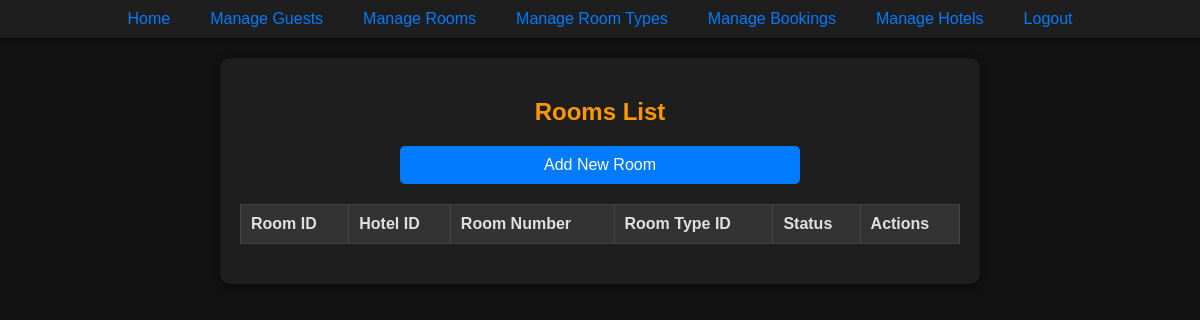
Page /php/viewRooms.php (signed in) on the earlier database version.
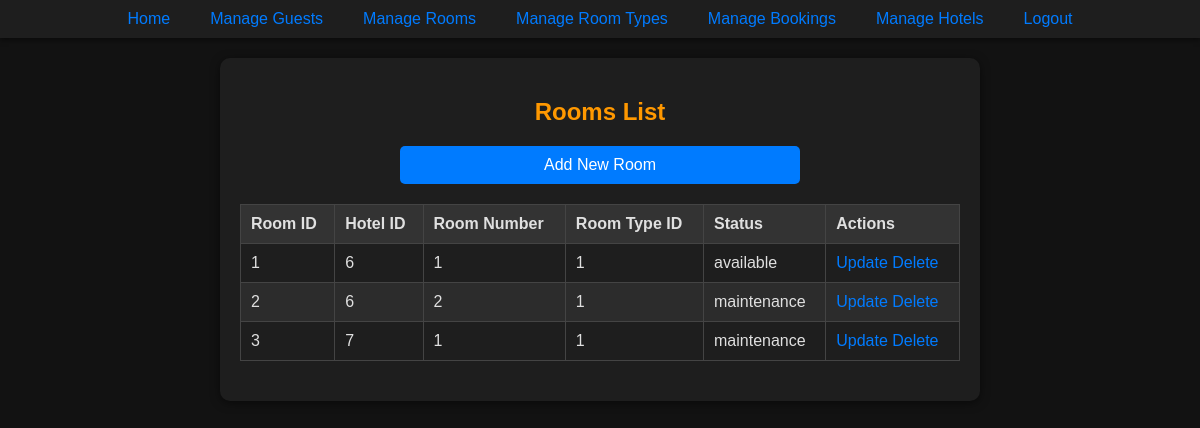
Same page on the later database version.
### tables this page shows
CREATE TABLE Room (
    roomID INTEGER PRIMARY KEY,
    hotelID INTEGER NOT NULL,
    roomNumber INTEGER NOT NULL,
    roomTypeID INTEGER NOT NULL,
    status VARCHAR(20) NOT NULL CHECK (status IN ('maintenance', 'booked', 'available')),
    pricePerNight DECIMAL(10, 2) NOT NULL,
    FOREIGN KEY (hotelID) REFERENCES Hotel(hotelID) ON DELETE CASCADE,
    FOREIGN KEY (roomTypeID) REFERENCES RoomType(roomTypeID) ON DELETE SET NULL,
    UNIQUE (hotelID, roomNumber)
);

### php/viewRooms.php (the view, shortened to what this page needs)
<?php
include '../components/NavBar.php';
try {
    $pdo = new PDO('sqlite:' . DB_PATH);
    $pdo->setAttribute(PDO::ATTR_ERRMODE, PDO::ERRMODE_EXCEPTION);
    $stmt = $pdo->query('SELECT * FROM Room');
    $rooms = $stmt->fetchAll(PDO::FETCH_ASSOC);
} catch (PDOException $e) {
    echo 'Database error: ' . $e->getMessage();
    exit;
}
?>
<!DOCTYPE html>
<html lang="en">
<head>
    <link rel="stylesheet" href="../css/styles.css">
</head>
<body>
    <div class="form-container">
        <h2 class="center-text">Rooms List</h2>
        <div class="center-text" style="margin-bottom: 20px;">
            <a href="createRoomPage.php" class="form-button half-width-button">Add New Room</a>
        </div>
        <table>
            <thead>
                <tr>
                    <th>Room ID</th>
                    <th>Hotel ID</th>
                    <th>Room Number</th>
                    <th>Room Type ID</th>
                    <th>Status</th>
                    <th>Actions</th>
                </tr>
            </thead>
            <tbody>
                <?php foreach ($rooms as $room): ?>
                    <tr>
                        <td><?= htmlspecialchars($room['roomID']) ?></td>
                        <td><?= htmlspecialchars($room['hotelID']) ?></td>
                        <td><?= htmlspecialchars($room['roomNumber']) ?></td>
                        <td><?= htmlspecialchars($room['roomTypeID']) ?></td>
                        <td><?= htmlspecialchars($room['status']) ?></td>
                        <td>
                            <a href="updateRoomPage.php?roomID=<?= $room['roomID'] ?>">Update</a>
                            <a href="deleteRoom.php?roomID=<?= $room['roomID'] ?>" onclick="return confirm('Are you sure you want to delete this room?')">Delete</a>
                        </td>
                    </tr>
                <?php endforeach; ?>
            </tbody>
        </table>
    </div>
</body>
</html>

### components/NavBar.php
<!DOCTYPE html>
<html lang="en">
<head>
    <link rel="stylesheet" href="../css/styles.css">
</head>
<body>
    <nav class="navbar">
        <ul class="navbar-list">
            <li class="navbar-item"><a href="/website/index.php" class="navbar-link">Home</a></li>
            <li class="navbar-item"><a href="/website/php/viewGuests.php" class="navbar-link">Manage Guests</a></li>
            <li class="navbar-item"><a href="/website/php/viewRooms.php" class="navbar-link">Manage Rooms</a></li>
            <li class="navbar-item"><a href="/website/php/viewRoomTypes.php" class="navbar-link">Manage Room Types</a></li>
            <li class="navbar-item"><a href="/website/php/viewBookings.php" class="navbar-link">Manage Bookings</a></li>
            <li class="navbar-item"><a href="/website/php/viewHotels.php" class="navbar-link">Manage Hotels</a></li>
            <li class="navbar-item"><a href="/website/php/admin/logout.php" class="navbar-link">Logout</a></li>
        </ul>
    </nav>
</body>
</html>

### css/styles.css (style rules this page uses)
body { background-color: #121212; color: #e0e0e0; font-family: Arial, sans-serif; margin: 0; padding: 0; }
.center-text { text-align: center; }
.navbar { background-color: #1e1e1e; padding: 10px; display: flex; justify-content: center; box-shadow: 0 2px 5px rgba(0, 0, 0, 0.5); }
.navbar-list { list-style: none; display: flex; padding: 0; margin: 0; }
.navbar-link { color: #007bff;; text-decoration: none; padding: 10px 20px; border-radius: 5px; transition: background-color 0.3s; }
.form-container { background-color: #1e1e1e; padding: 20px; margin: 20px auto; border-radius: 10px; width: 60%; box-shadow: 0 2px 10px rgba(0, 0, 0, 0.5); }
h2 { text-align: center; color: #ff9800; margin-bottom: 20px; }
button, .form-button { background-color: #007bff; color: #ffffff; border: none; padding: 10px 20px; border-radius: 5px; cursor: pointer; transition: background-color 0.3s, transform 0.2s; display: block; margin: 20px auto 0 auto; width: 50%; }
table { width: 100%; border-collapse: collapse; margin: 20px 0; }
thead { background-color: #333333; color: #e0e0e0; }
td, th { padding: 10px; text-align: left; border: 1px solid #444444; }
tr:nth-child(even) { background-color: #2c2c2c; }
a { color: #007bff; text-decoration: none; }

Differences in the rows shown:
added room: roomID "1", hotelID "6", roomNumber "1", roomTypeID "1", status "available"
added room: roomID "2", hotelID "6", roomNumber "2", roomTypeID "1", status "maintenance"
added room: roomID "3", hotelID "7", roomNumber "1", roomTypeID "1", status "maintenance"
